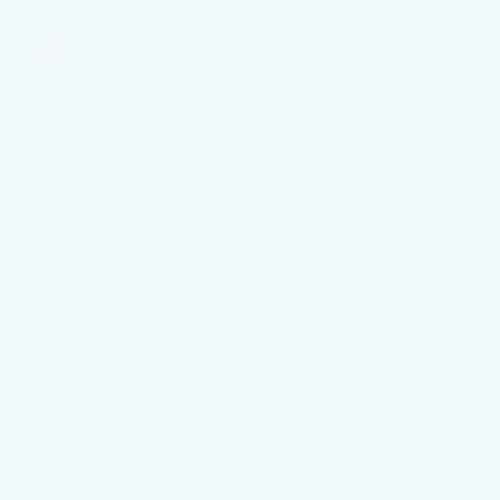
Frame 1 (no input)
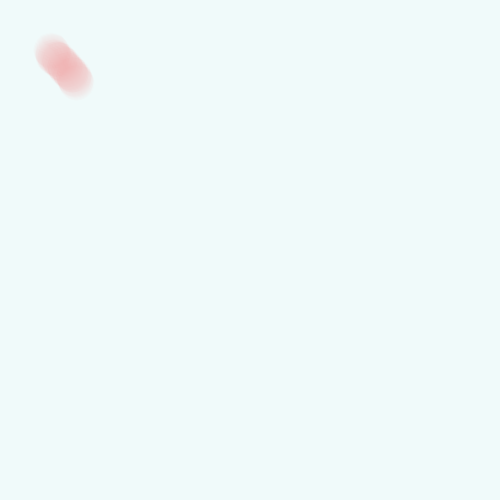
Frame 60 (no input)
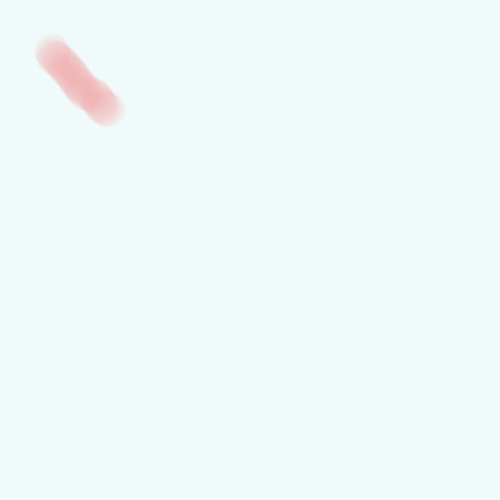
Frame 120 (the mouse pressed at the canvas centre since frame 60)

The p5.js sketch that drew these frames (run headless with seeded random() and noise() and a simulated clock; from frame 60 on, the mouse is pressed at the canvas centre):

// p5.js sketch
// ── sketch.js
let camminatore;

function setup() {
  createCanvas(500,500);
  background (240,250,250);
  camminatore = new Camminatore();
}

function draw() {
  camminatore.step();
  camminatore.render();
}

class Camminatore {
  constructor(){
    this.x = width/10;
    this.y = height/10;
  }
  
  render(){
    noStroke();
    fill(250,100,100,3);
    circle(this.x, this.y, 35);}
  
  step(){
    let choice = floor(random(2));
    if (choice === 5) {
      this.x--; }
    else if (choice == 1) {
      this.x++; }
    else if (choice == 8) {
      this.y--; }
    else {
      this.y++; }
    this.x = constrain(this.x, -5, width-1);
    this.y = constrain(this.y, -20, height+1);
  }
}
    
